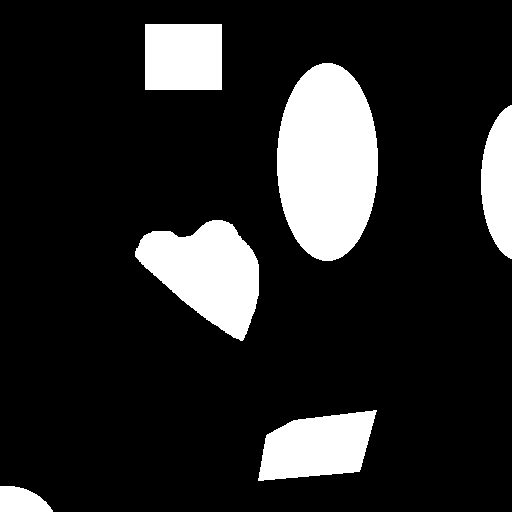
#> input picture Sample_3.png, 512 x 512 px
$ python Mask2Poly.py
#> lines starting #> are read from the running program, lines starting #| are printed output that depends on the picture; after the words box and inside, x2 and y2 are one past the last pixel; in counts of white or black regions, pixels touching at a corner belong together
#> further down, im is the input picture: shape (512, 512, 3); 15.4% white; 6 white regions, box (x1, y1, x2, y2) and area: (277, 63, 378, 261) 15714, (135, 220, 259, 341) 9026, (258, 410, 377, 481) 6021, (145, 24, 222, 90) 5082, (481, 105, 512, 259) 3606, (0, 486, 53, 512) 1046
import numpy as np
import cv2 as cv
import matplotlib.pyplot as plt
import shapely as sh
from collections import defaultdict
import imageio.v3 as imio

def mask_to_polygons(mask, first_threshold, second_threshold, min_area=10.):
#> called with first_threshold = 1, second_threshold = 250, min_area = 10
    border = 1
    """Convert a mask ndarray (binarized image) to Multipolygons"""
    # first, find contours with cv2: it's much faster than shapely
    #mask = cv.copyMakeBorder(mask,border,border,border,border,cv.BORDER_CONSTANT,value=255)

    emptyImg = np.ones((mask.shape[0]-border*2,mask.shape[1]-border*2,1), np.uint8)
    emptyBorderedImg = cv.copyMakeBorder(emptyImg,border,border,border,border,cv.BORDER_CONSTANT,value=255)
#> emptyImg: shape (510, 510, 1); every value is 1
    cv.imshow("emptyBordered",emptyBorderedImg)
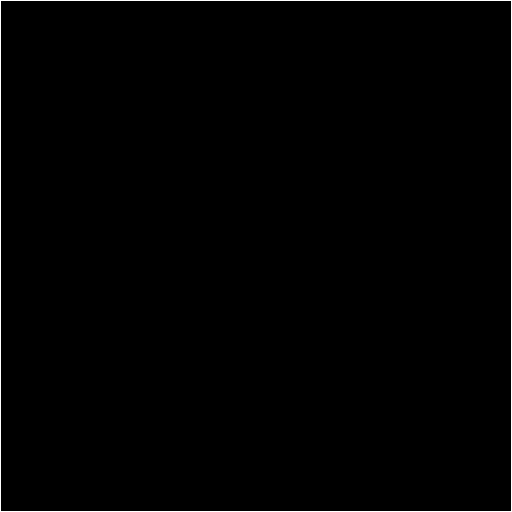
#> window 'emptyBordered': shape (512, 512); values 1 (black) and 255 (white), 0.78% white in thin lines or dots
    print("shape of emptyBordered:" +str(emptyBorderedImg.shape[0])+" "+str(emptyBorderedImg.shape[1]))
#| shape of emptyBordered:512 512

    temp = cv.bitwise_and(mask,emptyBorderedImg)
    temp = cv.bitwise_not(temp)
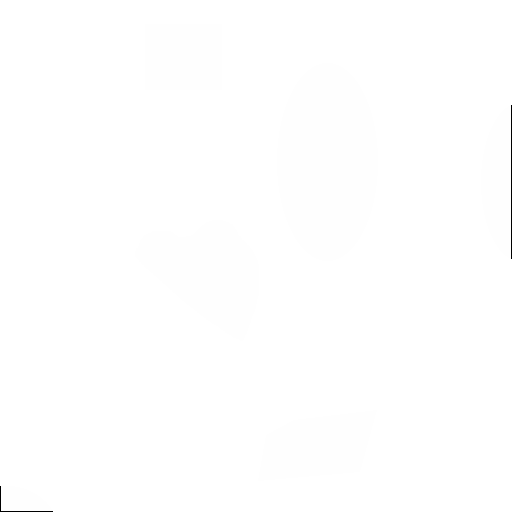
#> temp: shape (512, 512); min 0, max 255, mean 254.6

    mask = cv.min(temp,mask)
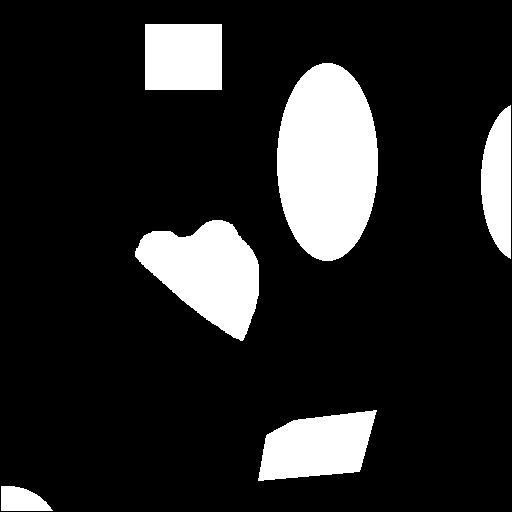
#> mask: shape (512, 512); values 0 (black) and 254 (white), 15.4% white; 6 white regions, box (x1, y1, x2, y2) and area: (277, 63, 378, 261) 15714, (135, 220, 259, 341) 9026, (258, 410, 377, 481) 6021, (145, 24, 222, 90) 5082, (481, 105, 511, 259) 3452, (1, 486, 53, 511) 968


    cv.waitKey(0)
    cv.imshow("Bordered",mask)
    #print("Bordered: "+mask.shape.x)
    #mask = cv.Canny(mask, first_threshold, second_threshold)
    kernel = np.ones((3,3),np.uint8)
    erodedMask = cv.erode(mask,kernel)
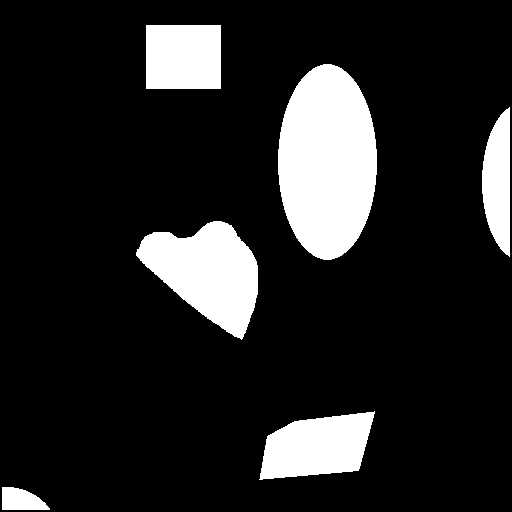
#> erodedMask: shape (512, 512); values 0 (black) and 254 (white), 14.5% white; 6 white regions, box (x1, y1, x2, y2) and area: (278, 64, 377, 260) 15120, (136, 221, 258, 340) 8528, (259, 411, 375, 480) 5645, (146, 25, 221, 89) 4800, (482, 107, 510, 257) 3090, (2, 487, 50, 510) 819
    mask = cv.bitwise_xor(mask,erodedMask)
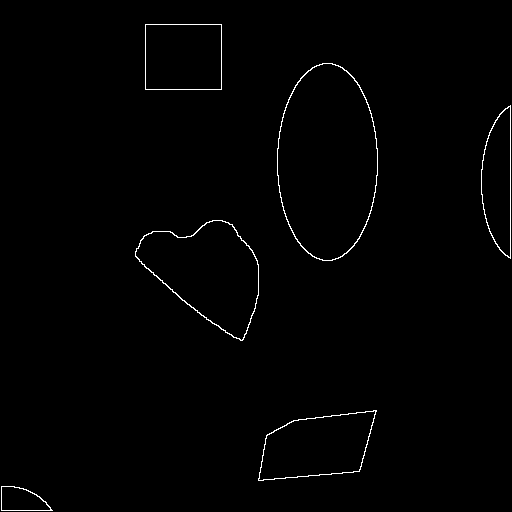
#> mask: shape (512, 512); values 0 (black) and 254 (white), 0.86% white in thin lines or dots
    cv.imshow("edged",mask)
    #cv.imwrite("edged.png",mask)
    #print("edged: "+mask.shape.x)
    #cv.waitKey(0)


    cv.waitKey(0)
    contours, hierarchy = cv.findContours(mask,
                                  cv.RETR_CCOMP,
                                  cv.CHAIN_APPROX_NONE)
#> contours = 12 contours; largest, box (x1, y1, x2, y2) and area: (277, 63, 378, 261) 15492, (277, 63, 378, 261) 15338, (135, 220, 259, 341) 8852, (135, 220, 259, 341) 8698, (258, 410, 377, 481) 5862
    if not contours:
        return sh.MultiPolygon()
    # now messy stuff to associate parent and child contours
    cnt_children = defaultdict(list)
    child_contours = set()
    assert hierarchy.shape[0] == 1

    for idx, (_, _, _, parent_idx) in enumerate(hierarchy[0]):
        if parent_idx != -1:
            child_contours.add(idx)
            cnt_children[parent_idx].append(contours[idx])
#> this loop made 12 passes
#> parent_idx on passes 1 to 12: -1, 0, -1, 2, -1, 4, -1, 6, -1, 8, -1, 10
#> after the loop, child_contours = 6 items
    # create actual polygons filtering by area (removes artifacts)
    all_polygons = []
    for idx, cnt in enumerate(contours):
        if idx not in child_contours and cv.contourArea(cnt) >= min_area:
            assert cnt.shape[1] == 1
            poly = sh.Polygon(
                shell=cnt[:, 0, :],
                holes=[c[:, 0, :] for c in cnt_children.get(idx, [])
                       if cv.contourArea(c) >= min_area])
            all_polygons.append(poly)
#> this loop made 12 passes
#> after the loop, all_polygons = 6 items
#| Nb de polygones 6
    all_polygons = sh.MultiPolygon(all_polygons)
    return all_polygons

def Polygons_To_Mask(polygons, im_size):
    """Convert a polygon or multipolygon list back to
       an image mask ndarray"""
#> called with im_size = (512, 512)
    img_mask = np.zeros(im_size, np.uint8)
    if not polygons:
        return img_mask


    int_coords = lambda x: np.array(x).round().astype(np.int32)
    exteriors = [int_coords(poly.exterior.coords) for poly in polygons]
    interiors = [int_coords(pi.coords) for poly in polygons
                 for pi in poly.interiors]
    cv.fillPoly(img_mask, exteriors, 255)
    #cv.fillPoly(img_mask, interiors, 150)
    return img_mask

#LOAD original
im = cv.imread('Sample_3.png')
cv.imshow("Original",im)
assert im is not None, "file could not be read, check with os.path.exists()"

#PREPARE image to find contours
imgray = cv.cvtColor(im, cv.COLOR_RGB2GRAY)
#cv.imshow("gray",imgray)


# FIND edges


#CONVERT edges to polygons
polys = mask_to_polygons(imgray,1,250)
print("Nb de polygones "+str(len(polys.geoms)))

#CONVERT the polygons back to a mask image to validate that all went well
mask = Polygons_To_Mask(polys.geoms, imgray.shape[:2])

#cv.waitKey(0)
cv.imshow("final mask",mask)
cv.imwrite("Result.png",mask)
cv.waitKey(0)
